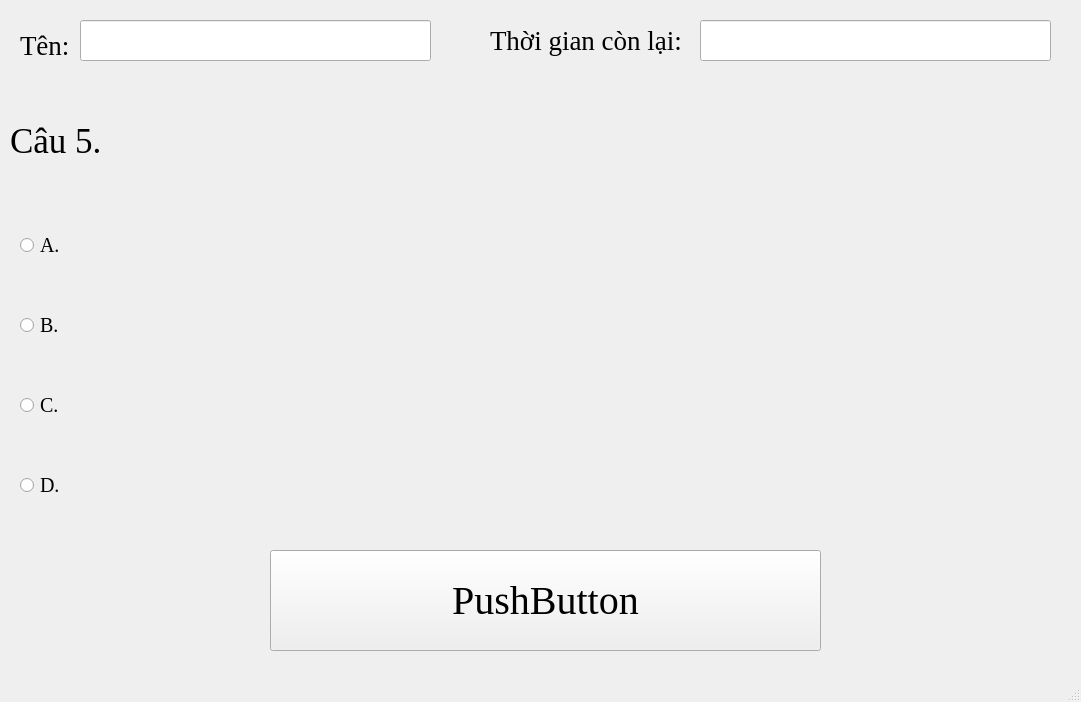
<?xml version="1.0" encoding="UTF-8"?>
<ui version="4.0">
 <class>MainWindow</class>
 <widget class="QMainWindow" name="MainWindow">
  <property name="geometry">
   <rect>
    <x>0</x>
    <y>0</y>
    <width>1081</width>
    <height>702</height>
   </rect>
  </property>
  <property name="minimumSize">
   <size>
    <width>1081</width>
    <height>702</height>
   </size>
  </property>
  <property name="maximumSize">
   <size>
    <width>1081</width>
    <height>702</height>
   </size>
  </property>
  <property name="windowTitle">
   <string>MainWindow</string>
  </property>
  <widget class="QWidget" name="centralwidget">
   <widget class="QLineEdit" name="Time">
    <property name="geometry">
     <rect>
      <x>700</x>
      <y>20</y>
      <width>351</width>
      <height>41</height>
     </rect>
    </property>
    <property name="font">
     <font>
      <family>Times New Roman</family>
      <pointsize>25</pointsize>
     </font>
    </property>
   </widget>
   <widget class="QLabel" name="label_4">
    <property name="geometry">
     <rect>
      <x>490</x>
      <y>20</y>
      <width>201</width>
      <height>41</height>
     </rect>
    </property>
    <property name="font">
     <font>
      <family>Times New Roman</family>
      <pointsize>20</pointsize>
     </font>
    </property>
    <property name="text">
     <string>Thời gian còn lại:</string>
    </property>
   </widget>
   <widget class="QRadioButton" name="D_Button">
    <property name="geometry">
     <rect>
      <x>20</x>
      <y>450</y>
      <width>1061</width>
      <height>71</height>
     </rect>
    </property>
    <property name="font">
     <font>
      <family>Times New Roman</family>
      <pointsize>15</pointsize>
     </font>
    </property>
    <property name="text">
     <string>D.</string>
    </property>
   </widget>
   <widget class="QPushButton" name="Next_Button">
    <property name="geometry">
     <rect>
      <x>270</x>
      <y>550</y>
      <width>551</width>
      <height>101</height>
     </rect>
    </property>
    <property name="font">
     <font>
      <family>Times New Roman</family>
      <pointsize>30</pointsize>
     </font>
    </property>
    <property name="text">
     <string>PushButton</string>
    </property>
   </widget>
   <widget class="QLineEdit" name="Name">
    <property name="geometry">
     <rect>
      <x>80</x>
      <y>20</y>
      <width>351</width>
      <height>41</height>
     </rect>
    </property>
    <property name="font">
     <font>
      <family>Times New Roman</family>
      <pointsize>25</pointsize>
     </font>
    </property>
   </widget>
   <widget class="QRadioButton" name="B_Button">
    <property name="geometry">
     <rect>
      <x>20</x>
      <y>290</y>
      <width>1061</width>
      <height>71</height>
     </rect>
    </property>
    <property name="font">
     <font>
      <family>Times New Roman</family>
      <pointsize>15</pointsize>
     </font>
    </property>
    <property name="text">
     <string>B.</string>
    </property>
   </widget>
   <widget class="QLabel" name="label_3">
    <property name="geometry">
     <rect>
      <x>20</x>
      <y>30</y>
      <width>61</width>
      <height>31</height>
     </rect>
    </property>
    <property name="font">
     <font>
      <family>Times New Roman</family>
      <pointsize>20</pointsize>
     </font>
    </property>
    <property name="text">
     <string>Tên:</string>
    </property>
   </widget>
   <widget class="QRadioButton" name="C_Button">
    <property name="geometry">
     <rect>
      <x>20</x>
      <y>370</y>
      <width>1061</width>
      <height>71</height>
     </rect>
    </property>
    <property name="font">
     <font>
      <family>Times New Roman</family>
      <pointsize>15</pointsize>
     </font>
    </property>
    <property name="text">
     <string>C.</string>
    </property>
   </widget>
   <widget class="QRadioButton" name="A_Button">
    <property name="geometry">
     <rect>
      <x>20</x>
      <y>210</y>
      <width>1061</width>
      <height>71</height>
     </rect>
    </property>
    <property name="font">
     <font>
      <family>Times New Roman</family>
      <pointsize>15</pointsize>
     </font>
    </property>
    <property name="text">
     <string>A.</string>
    </property>
   </widget>
   <widget class="QLabel" name="label_2">
    <property name="geometry">
     <rect>
      <x>10</x>
      <y>80</y>
      <width>1071</width>
      <height>121</height>
     </rect>
    </property>
    <property name="font">
     <font>
      <family>Times New Roman</family>
      <pointsize>26</pointsize>
     </font>
    </property>
    <property name="styleSheet">
     <string notr="true"/>
    </property>
    <property name="text">
     <string>Câu 5.</string>
    </property>
   </widget>
  </widget>
  <widget class="QMenuBar" name="menubar">
   <property name="geometry">
    <rect>
     <x>0</x>
     <y>0</y>
     <width>1081</width>
     <height>21</height>
    </rect>
   </property>
  </widget>
  <widget class="QStatusBar" name="statusbar"/>
 </widget>
 <resources/>
 <connections/>
</ui>
